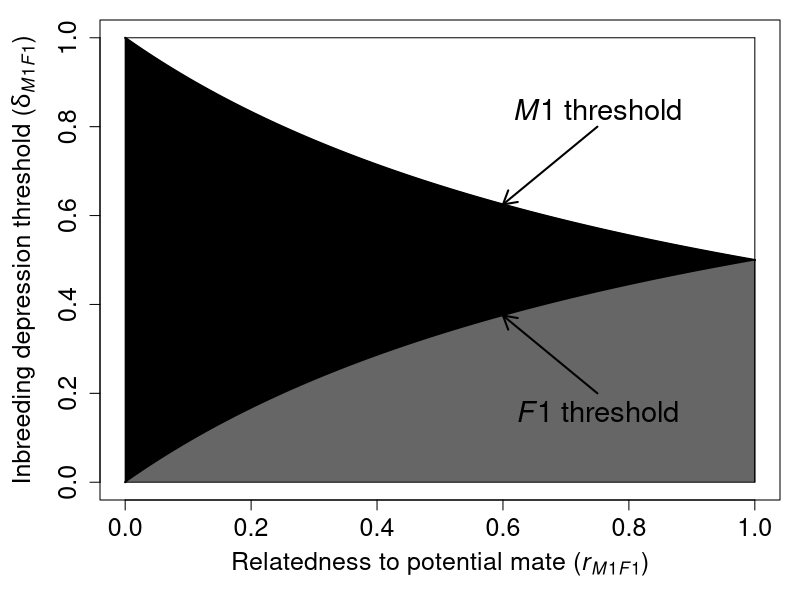

Recreate this plot in R.

setwd(path.expand("~/Dropbox/DuthieManu/InbreedingNote/PLosOne"))
setEPS();
postscript("ClassicInbr.eps");

## Recreating Waser et al.'s plot:  

ri <- matrix(data=c(1,0.5,0,0.5,1,0,0,0,1),nrow=3,byrow=TRUE);

# This function is just for a focal male in the presence of a sister
# and an unrelated male.

Inbreed <- function(focal,mate,alt){
  Inb <- ri[focal,focal] + ri[focal,mate];
  Out <- ri[focal,mate]  + ri[focal,alt];
  DEL <- 1 - (Out/Inb);
  return(DEL);
}

rs <- seq(from=0,to=1,by=0.0001);
dl <- rep(x=0,length=length(rs));
for(i in 1:length(rs)){
  ri <- matrix(data=c(1,rs[i],0,rs[i],1,0,0,0,1),nrow=3,byrow=TRUE);
  dl[i] <- Inbreed(focal=1,mate=2,alt=3);
}


par(mar=c(5,5,1,1));
plot(x=rs,y=dl,type="l",lwd=2,
  xlab=expression(paste("Relatedness to potential mate (",italic(r[M1F1]),")")),
  ylab=expression(paste("Inbreeding depression threshold (",italic(delta[M1F1]),")")),
  cex.lab=1.5,cex.axis=1.5,ylim=c(0,1));

# This function is just for a focal female in the presence of two brothers
Inbreed <- function(focal,mate,alt){
  Inb <- ri[focal,focal] + ri[focal,mate];
  Out <- ri[focal,focal]  + ri[focal,alt];
  DEL <- 1 - (Out/Inb);
  return(DEL);
}
dk <- rep(x=0,length=length(rs));
for(i in 1:length(rs)){
  ri <- matrix(data=c(1,rs[i],0,rs[i],1,0,0,0,1),nrow=3,byrow=TRUE);
  dk[i] <- Inbreed(focal=2,mate=1,alt=3);
}

points(x=rs,y=dk,type="l",lwd=2,
  cex.lab=1.5,cex.axis=1.5,ylim=c(0,1));
polygon(x=c(rs,rev(rs)),y=c(dk,rev(dl)),col="black");
polygon(x=c(rs,rev(rs)),y=c(rep(0,length(dk)),rev(dk)),col="grey40");

points(x=seq(from=0,to=1,by=0.1),y=rep(1,11),type="l");
points(y=seq(from=0,to=1,by=0.1),x=rep(1,11),type="l");

text(x=0.75,y=0.16,labels=expression(paste(italic(F1)," threshold")),cex=1.75);
arrows(x0=0.75,y0=0.2,x1=0.6,y1=0.375, length = 0.15, angle = 30, code = 2, lwd=2);

text(x=0.75,y=0.84,labels=expression(paste(italic(M1)," threshold")),cex=1.75);
arrows(x0=0.75,y0=0.8,x1=0.6,y1=0.625, length = 0.15, angle = 30, code = 2, lwd=2);

dev.off();

